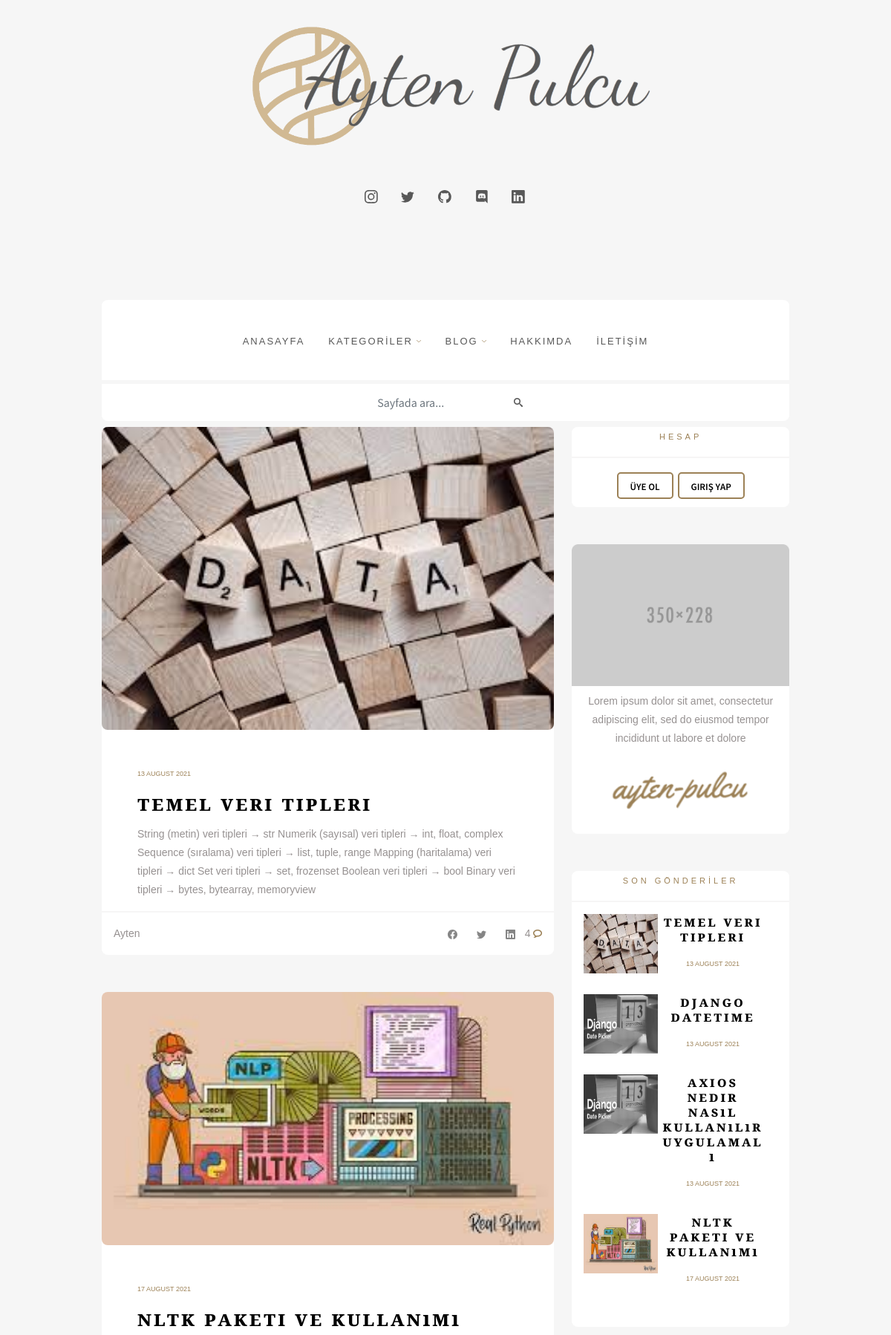
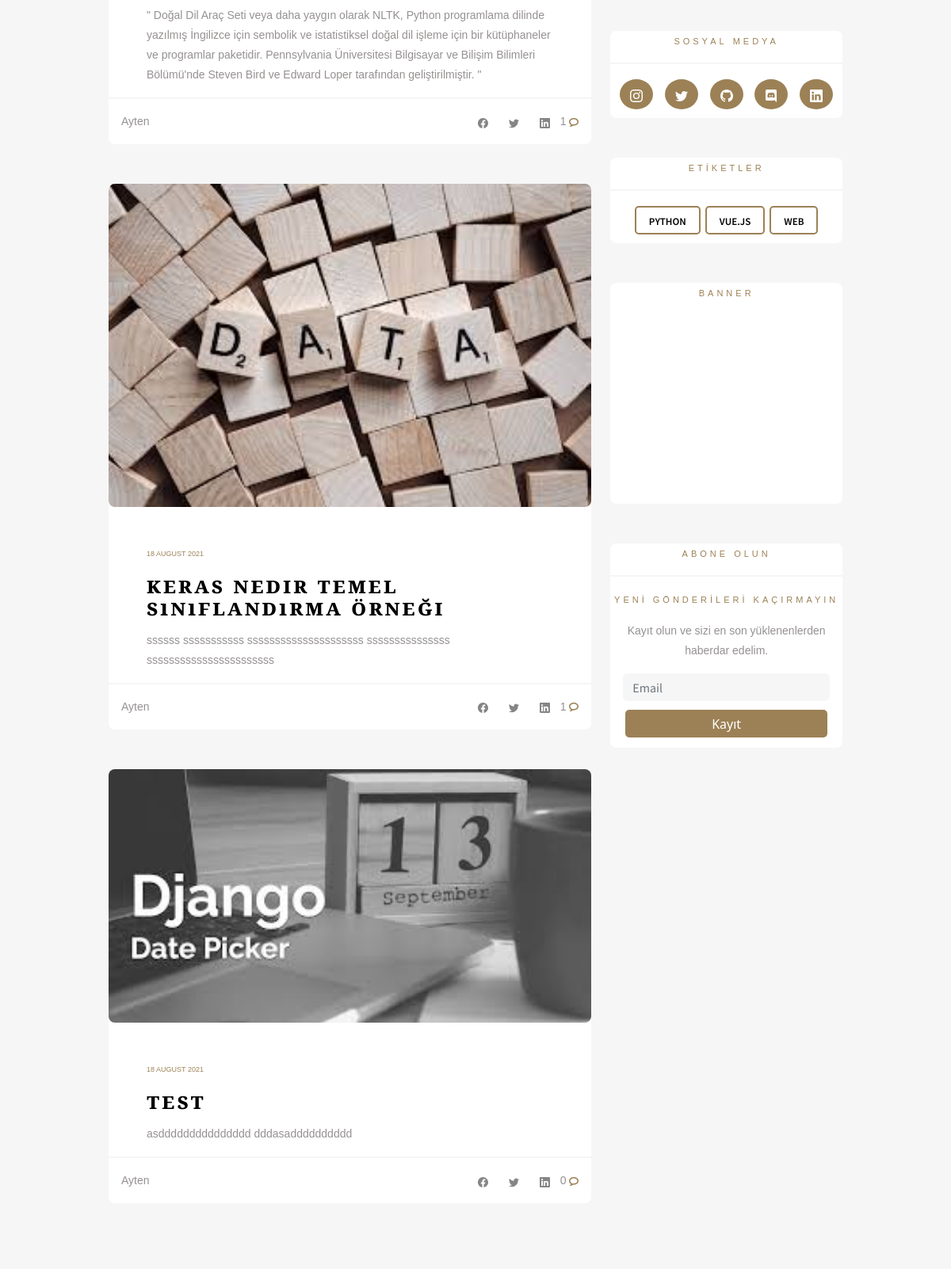
Page /blog/python (upper part) on the committed database (2 pictures, top to bottom).
### post/models.py (models this page shows, shortened)
class Blog_post(models.Model):
    category = models.ForeignKey(
        Category,
        on_delete=models.CASCADE
    )
    title = models.CharField(max_length=40)
    slug = models.SlugField(
        max_length=200,
        default="",
    )
    content = models.TextField()
    image = models.ImageField(upload_to="img")
    next_img = models.ImageField(upload_to="next")
    status = models.CharField(
        default="draft",
        choices=STATUS,
        max_length=10,
    )
    author=models.CharField(max_length=100)
    createt_at = models.DateTimeField(auto_now_add=True)
    updated_at = models.DateTimeField(auto_now_add=True)

class Category(models.Model):
    title = models.CharField(max_length=200)
    slug = models.SlugField(
        max_length=200,
        default="",
    )
    status = models.CharField(
        default=DEFAULT_STATUS,
        choices=STATUS,
        max_length=10,
    )
    createt_at = models.DateTimeField(auto_now_add=True)
    updated_at = models.DateTimeField(auto_now=True)

### post/views.py (the view)
# urls.py: path('<slug:category_slug>', category_show, name='category_show'),
def category_show(request, category_slug):
    context = dict()
    ctgry= get_object_or_404(Category, slug=category_slug)
    context['items'] = Blog_post.objects.filter(
        category=ctgry,
        status="published",
    )
    return render(request, 'category.html', context)

### blog/data.py (called while the page is built)
def need_data(request):
    context = dict()
    context['categories'] = Category.objects.filter(
        status="published"
    ).order_by('title')
    context['pages'] = Page.objects.filter(
        status="published"
    ).order_by('title')
    context['latest']  = Blog_post.objects.filter(
        status="published"
    )[:4]
    context['posts'] = Blog_post.objects.filter(
        status='published',
    )[:5]
    return context

### templates/category.html (shortened to what this page needs)
{% extends 'components/base.html' %}
{% block content %}
<div class="content">
    <div class="row">
        <div class="col-md-8">
            {% for item in items %}
            <div class="tbox">
                <div class="timg">
                    <a href="{% url 'post_show' post_slug=item.slug %}">
                        <img src="{{item.image.url}}" class="img-fluid w-100" style="border-radius: 8px;">
                    </a>
                </div>
                <span class="d-flex flex-column mt-5 mx-5">
                    <p class="data">{{item.updated_at|date:'d F Y'}}</p>
                    <p class="post-title">{{item.title}}</p>
                    <p class="text">
                        {{item.content}}
                    </p>
                </span>
                <hr style="margin: 0px;">
                <span class="d-flex flex-row mx-3 justify-content-between">
                    <p class="text mt-3"> {{item.author}} </p>
                    <div class="d-flex flex-row">
                        <button type="button" class="btn ">
                        </button>
                        <button type="button" class="btn ">
                        </button>
                        <button type="button" class="btn">
                        </button>
                        <p class="text mt-3">
                            {{item.comment_set.count}}
                            <img src="media/icon comments.png" alt="">
                        </p>
                    </div>
                </span>
            </div>
           {% endfor %}
        </div>
        {% include 'components/sidebar.html' %}
    </div>
</div>
{% endblock %}

### templates/components/sidebar.html (shortened to what this page needs)
{% block content%}
{% load static %}
<div class="col-md-4" id="sidebar">
    <div class="cart">
        <p class="tag">Hesap</p>
        <hr>
        {% if user.is_authenticated %}
            <p class="text px-3">Kullanıcı: {{ user.username }}</p>
            <span class="d-flex flex-wrap pb-2 justify-content-center" >
                <a href="{% url 'see_cmnt' %}">
                    <p class="category px-3">
                        Yorumlarım
                    </p>
                </a>
                <a href="{% url 'log_out' %}">
                    <p class="category px-3">Oturumu Kapat</p>
                </a>
            </span>
        {% else %}
        <span class="d-flex flex-wrap pb-2 justify-content-center" >
            <a href="{% url 'sign_in' %}" >
                <p class="category px-3">Üye Ol</p>
            </a>
            <a href="{% url 'log_in' %}" >
                <p class="category px-3">Giriş Yap</p>
            </a>
        </span>
        {% endif %}
    </div>
    <div class="cart" style="height: 390px;">
        <div class="timg">
            <img src="/media/img_about.png" class="img-fluid"  alt="Responsive image">
        </div>
        <span class="d-flex flex-column mt-2 mx-3">
        <p class="text" style="text-align: center;">
            Lorem ipsum dolor sit amet, consectetur adipiscing elit, sed do eiusmod tempor incididunt ut labore et dolore
        </p>
            <img src="/media/signing.png" class="img-fluid align-self-center w-75"  alt="Responsive image">
        </span>
    </div>
    <div class="cart">
        <p class="tag">Son Gönderİler</p>
        <hr>
        {% for item in latest%}
        <span class="d-flex flex-nowrap mt-2 mx-3 mb-3">
            <div class="col-sm-4">
                <a href="{% url 'post_show' post_slug=item.slug %}" target="_self">
                    <img src="{{item.image.url}}" style="height: 80px;width: 100px;" >
                </a>
            </div>
            <div class="col-sm-8">
                <span class="d-flex flex-column mx-3">
                    <p class="last-title"> {{item.title}} </p>
                    <p class="data">{{item.updated_at|date:'d F Y'}}</p>
                </span>
            </div>
        </span>
        {% endfor %}
        <br>
    </div>
    <div class="cart">
        <p class="tag">sosyal medya</p>
        <hr>
        <span class="d-flex flex-row flex-wrap pb-2 justify-content-evenly" >
            <button type="button" class="btn btn-social ">
            </button>
            <button type="button" class="btn btn-social">
            </button>
            <button type="button" class="btn btn-social">
            </button>
            <button type="button" class="btn btn-social">
            </button>
            <button type="button" class="btn btn-social">
            </button>
        </span>
    </div>
    <div class="cart">
        <p class="tag">etİketler</p>
        <hr>
        <span class="d-flex flex-wrap pb-2 justify-content-center" >
            {% for item in categories %}
            <a href="{% url 'category_show' category_slug=item.slug %}" style="text-decoration: none;">
                <p class="category px-3">{{item.title}}</p>
            </a>
            {% endfor %}
        </span>
    </div>
    <div class="cart" style="height: 10%;">
        <p class="tag">Banner</p>
    </div>
    <div class="cart" >
        <p class="tag">abone olun</p>
        <hr>
        <p class="tag">yenİ gönderİlerİ kaçırmayın </p>
        <p class="text align-items-center" style="text-align: center;">Kayıt olun ve sizi en son yüklenenlerden haberdar edelim.</p>
        <span class="d-flex flex-column mx-3">
            <input type="text" class="form-control mb-2 border-0" style="background-color: #f6f6f6; border-radius: 6px; height: 35px;" placeholder="Email">
            <button class="btn-submit" type="submit" >Kayıt</button>
        </span>
    </div>
</div>
{% endblock%}

### static/css/main.css (style rules this page uses)
body { margin:0; padding: 0; background-color: #f6f6f6; }
hr { border: 1px solid #dddbdb; }
a { text-decoration: none; }
p.text { font-family: 'Source Sans Pro Light', sans-serif; color: #969191; font-size: 14px; font-weight: 200; text-align: left; line-height: 25px; text-overflow: clip; }
p.data { font-family: 'Source Sans Pro Light', sans-serif; font-size: 10pt; font-weight: 200; color: #9c8156; font-variant-caps: all-petite-caps; font-variant-numeric: oldstyle-nums; }
p.post-title { font-family: 'Playfair Display', sans-serif; font-size: 21pt; letter-spacing: 3px; font-weight: 600; font-variant-caps: all-petite-caps; color: black; line-height: 21pt; }
p.last-title { font-family: 'Playfair Display', sans-serif; font-size: 14pt; letter-spacing: 3px; font-weight: 600; font-variant-caps: all-petite-caps; color: black; line-height: 15pt; }
p.tag { font-family: 'Source Sans Pro regular', sans-serif; color: #9c8156; font-size: 12pt; font-weight: 400; letter-spacing: 4px; text-align: center; font-variant-caps: all-petite-caps; }
p.category { color: black; font-size: 14pt; font-weight: 600; font-family: 'Source Sans Pro', sans-serif; font-variant-caps: all-petite-caps; border: 2pt; border-color: #9c8156; border-style: solid ; border-radius: 5px; padding: 2px; margin: 3px; }
.btn-social { color: white; background-color: #9c8156; border-radius: 50%; margin: 3px; }
input, optgroup, select, textarea { margin-top: 0; font-family: 'Source Sans Pro', sans-serif; font-size: 12pt; text-align: left; }
.form-control { color: #cecece; border: solid 1px; border-radius: 8px; }
.timg { border-top-left-radius: 8px; border-top-right-radius: 8px; max-width: 100%; height: auto; }
.tbox { background-color: white; border-radius: 8px; margin-bottom: 50px; }
.cart { background-color: white; border-radius: 8px; margin-bottom: 50px; text-align: center; overflow-wrap: break-word; }
.btn-submit { border-radius: 5px; background-color: #9c8156; color: white; border:0px; height: 35px; margin: 3px; margin-bottom: 5%; }

### rows in the picture
Blog_post: image (picture), updated_at "13 August 2021", title "Temel veri tipleri", content "String (metin) veri tipleri → str Numerik (sayısal) veri tipleri → int, float, complex Sequence (sıralama) veri tipleri → list, tuple, range Mapping (haritalama) veri tipleri → dict Set veri tipleri → set, frozenset Boolean veri tipleri → bool Binary veri tipleri → bytes, bytearray, memoryview", author "Ayten", comment_set.count "4"
Blog_post: image (picture), updated_at "17 August 2021", title "Nltk paketi ve kullanımı", content "\" Doğal Dil Araç Seti veya daha yaygın olarak NLTK, Python programlama dilinde yazılmış İngilizce için sembolik ve istatistiksel doğal dil işleme için bir kütüphaneler ve programlar paketidir. Pennsylvania Üniversitesi Bilgisayar ve Bilişim Bilimleri Bölümü'nde Steven Bird ve Edward Loper tarafından geliştirilmiştir. \"", author "Ayten", comment_set.count "1"
Blog_post: image (picture), updated_at "18 August 2021", title "keras nedir temel sınıflandırma örneği", content "ssssss sssssssssss sssssssssssssssssssss sssssssssssssss sssssssssssssssssssssss", author "Ayten", comment_set.count "1"
Blog_post: image (picture), updated_at "18 August 2021", title "test", content "asddddddddddddddd dddasadddddddddd", author "Ayten", comment_set.count "0"
Blog_post: image (picture), title "django datetime", updated_at "13 August 2021"
Blog_post: image (picture), title "axios nedir nasıl kullanılır uygulamalı", updated_at "13 August 2021"
Category: title "Python"
Category: title "Vue.js"
Category: title "Web"
